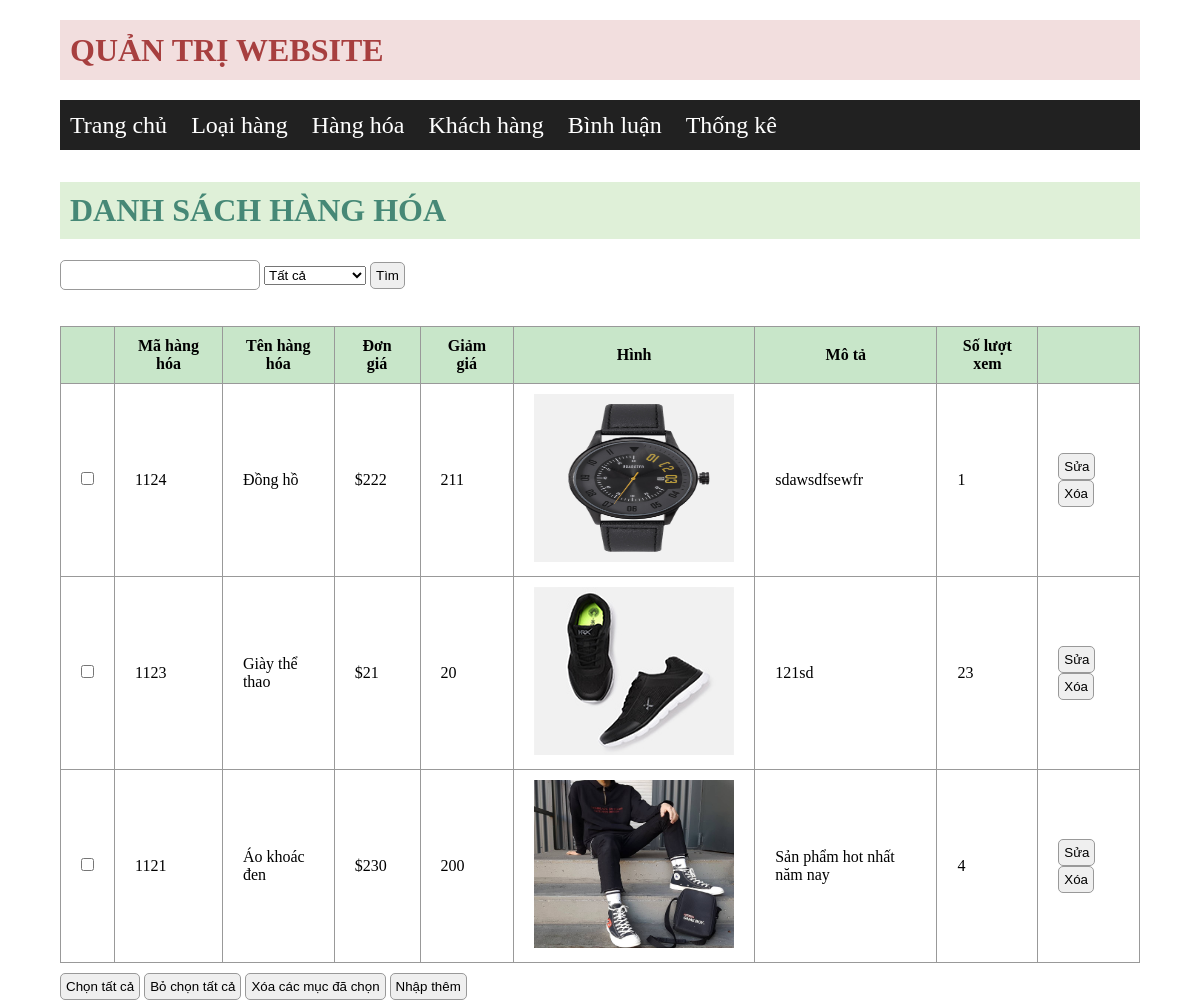
The page /kenshop/admin/index.php?act=listhh on the database its author committed.
### tables this page shows
CREATE TABLE `hang_hoa` (
  `ma_hh` int(11) NOT NULL,
  `ten_hh` varchar(50) NOT NULL,
  `don_gia` float NOT NULL,
  `giam_gia` float DEFAULT NULL,
  `hinh` varchar(50) NOT NULL,
  `mo_ta` varchar(1000) NOT NULL,
  `so_luot_xem` int(50) NOT NULL,
  `ma_loai` int(50) NOT NULL
);

### kenshop/model/pdo.php (called while the page is built, shortened)
<?php
function pdo_get_connection(){
    $dburl = "mysql:host=localhost;dbname=kenshop;charset=utf8";
    $username = 'root';
    $password = '';
    $conn = new PDO($dburl, $username, $password);
    $conn->setAttribute(PDO::ATTR_ERRMODE, PDO::ERRMODE_EXCEPTION);
    return $conn;
}
function pdo_query($sql){
    $sql_args = array_slice(func_get_args(), 1);
    try{
        $conn = pdo_get_connection();
        $stmt = $conn->prepare($sql);
        $stmt->execute($sql_args);
        $rows = $stmt->fetchAll();
        return $rows;
    }
    catch(PDOException $e){
        throw $e;
    }
    finally{
        unset($conn);
    }
}

### kenshop/model/hang-hoa.php (called while the page is built, shortened)
<?php
function hh_selectall($keyw,$ma_loai){
    $sql = "select * from hang_hoa where 1";
    $sql.= " order by ma_hh desc";
    return pdo_query($sql);
}

### kenshop/admin/hanghoa/list.php (the view, shortened to what this page needs)
<div class="banner">
            <h1>DANH SÁCH HÀNG HÓA</h1>
        </div>
        <form action="index.php?act=listhh" method="POST">
            <input type="text" style="width:200px" name="keyw">
            <select name="ma_loai">
                <option value="0" selected>Tất cả</option>
            </select>
            <input type="submit" name="list_search" value="Tìm">
        </form>
        <table>
            <tr>
                <th></th>
                <th>Mã hàng hóa</th>
                <th>Tên hàng hóa</th>
                <th>Đơn giá</th>
                <th>Giảm giá</th>
                <th>Hình</th>
                <th>Mô tả</th>
                <th>Số lượt xem</th>
                <th></th>
            </tr>
            <?php foreach ($listhh as $hanghoa) {
               extract($hanghoa);
               $suahh = "index.php?act=suahh&ma_hh=".$ma_hh;
               $xoahh = "index.php?act=xoahh&ma_hh=".$ma_hh;
               $hinhpath = "../upload/".$hinh;
               if(is_file($hinhpath)){
                $hinh = "<img src='".$hinhpath."' width='25%'>";
               } else {
                $hinh = "";
               }
               echo '<tr>
                <td><input type="checkbox"></td>
                <td>'.$ma_hh.'</td>
                <td>'.$ten_hh.'</td>
                <td>$'.$don_gia.'</td>
                <td>'.$giam_gia.'</td>
                <td>'.$hinh.'</td>
                <td>'.$mo_ta.'</td>
                <td>'.$so_luot_xem.'</td>
                <td><a href="'.$suahh.'"><input type="button" value="Sửa"></a>
                <a href="'.$xoahh.'"> <input type="button" value="Xóa"></a>
                </td>
            </tr>';
            }
            ?>
        </table>
        <input type="button" value="Chọn tất cả">
        <input type="button" value="Bỏ chọn tất cả">
        <input type="button" value="Xóa các mục đã chọn">
        <a href="index.php?act=addhh"><input type="button" value="Nhập thêm"></a>

### kenshop/content/css/styleadmin.css (style rules this page uses)
* { padding: 0; margin: 0; box-sizing: border-box; }
img { width: 200px; height: 168px; }
.banner { margin-top: 10px; margin-bottom: 10px; margin-top: 32px; }
.banner h1 { background-color: #DFF0D8; padding: 10px; color: #468876; margin-bottom: 16px; }
input[type=text] { width: 100%; height: 30px; margin-top: 5px; margin-bottom: 20px; }
a { text-decoration: none; color: black; }
table { width: 100%; border-collapse: collapse; margin-bottom: 10px; margin-top: 16px; }
table th { padding: 20px; background-color: #DFF0D8; }
td { padding: 10px 20px; border: 1px solid #999; }
input[type=button],input { padding: 5px; border-radius: 5px; border: 1px solid #999; }

### kenshop/admin/header.php (style rules this page uses)
input { padding: 5px; border-radius: 5px; border: 1px solid #999; cursor: pointer; }
table th { padding: 10px 20px; border: 1px solid #999; background-color: #c8e6c9; }

### rows shown on the page
hang_hoa: ma_hh "1124", ten_hh "Đồng hồ", don_gia "222", giam_gia "211", hinh (picture), mo_ta "sdawsdfsewfr", so_luot_xem "1"
hang_hoa: ma_hh "1123", ten_hh "Giày thể thao", don_gia "21", giam_gia "20", hinh (picture), mo_ta "121sd", so_luot_xem "23"
hang_hoa: ma_hh "1121", ten_hh "Áo khoác đen", don_gia "230", giam_gia "200", hinh (picture), mo_ta "Sản phẩm hot nhất năm nay", so_luot_xem "4"
